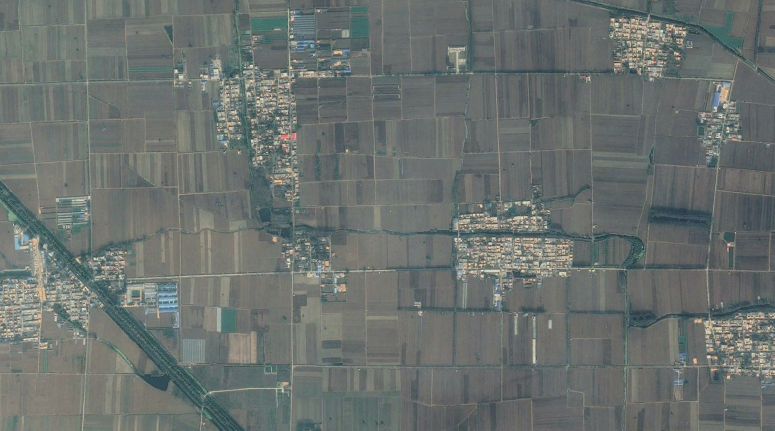
#> input picture CVImage/TestImage.png, 1550 x 861 px (shown at 1/2 size)
$ python OpenCV_ImageShow.py
#> lines starting #> are read from the running program, lines starting #| are printed output that depends on the picture
# -*- coding: utf-8 -*-
import cv2
import os
import numpy as np
import matplotlib.pyplot as plt


# 图片基本信息获取及不同效果显示
def cv_image_show(filename):
    # 利用cv2读取图像
    image = cv2.imread(filename)
    # 输出图像的高度、宽度、通道数
    print(image.shape)
    # 输出图像大小
    print(image.size)
    # 输出图像的位数
    print(image.dtype)
    # 输出图片像素的均值
    print(cv2.mean(image))
    # 渲染图像
    cv2.imshow("MyHome", image)
    # 分离RGB通道
    image_b, image_g, image_r = cv2.split(image)
    # 渲染图像的R通道
    cv2.imshow("MyHome_B", image_b)
    # 渲染图像的G通道
    cv2.imshow("MyHome_G", image_g)
    # 渲染图像的B通道
    cv2.imshow("MyHome_R", image_r)
    # 获得灰度图像
    image_grey = cv2.cvtColor(image, cv2.COLOR_BGR2GRAY)
    # 获取二值化图像
    ret, image_binary = cv2.threshold(image_grey, 0, 255, cv2.THRESH_BINARY | cv2.THRESH_OTSU)
    # 渲染二值化图像
    cv2.imshow("MyHome Binary Image", image_binary)
    # 窗口停止
    cv2.waitKey(0)
    # 关闭所有的窗口
    cv2.destroyAllWindows()


# 设置字体格式为SimHei
plt.rcParams['font.sans-serif'] = ['SimHei']
# 设置字体格式为Times New Roman
plt.rcParams['font.sans-serif'] = ['Times New Roman']
# 显示坐标轴符号
plt.rcParams['axes.unicode_minus'] = False
# 设置分辨率
plt.rcParams['figure.dpi'] = 100


# 获取RGB三个通道的直方图并绘制到一张图里
def get_rgb_hist(filename):
    # 读取图片
#> called with filename = 'TestImage.png'
    image_bgr = cv2.imread(filename, cv2.IMREAD_COLOR)
#> image_bgr is the input picture: shape (861, 1550, 3); mean B, G, R 110.3, 113, 106.8
    # 获取图片的B通道
    image_b = image_bgr[..., 0]
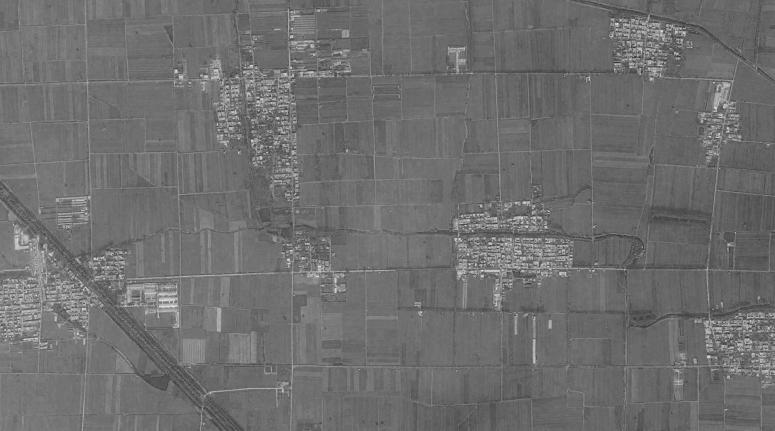
#> image_b: shape (861, 1550) (shown at 1/2 size); min 34, max 238, mean 110.3
    # 获取图片的G通道
    image_g = image_bgr[..., 1]
    # 获取图片的R通道
    image_r = image_bgr[..., 2]
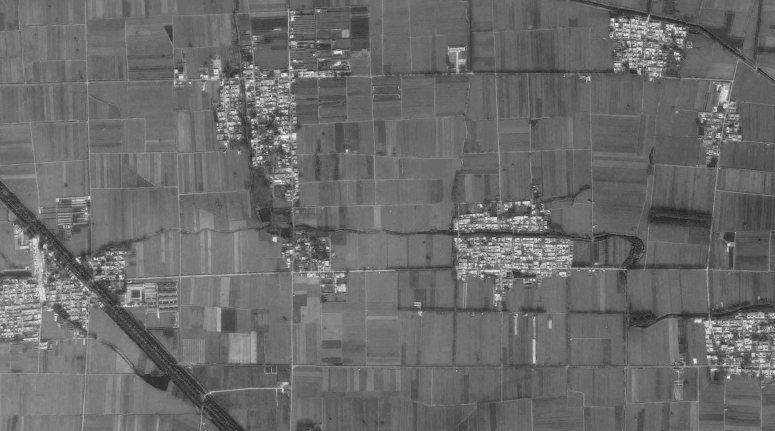
#> image_r: shape (861, 1550) (shown at 1/2 size); min 24, max 255, mean 106.8
    # 分通道显示图片
    figure = plt.gcf()
    # 设置窗口的大小
    figure.set_size_inches(10, 15)
    # 设置分为两行三列，第一行合并
    plt.subplot(321)
    # 将图片转换成数组显示
    plt.imshow(np.flip(image_bgr, axis=2))
    # 不显示坐标轴
    plt.axis('off')
    # 设置图片的标题
    plt.title("MyHome")

    # R通道图片显示位置
    plt.subplot(322)
    # 以灰度图形式显示R通道
    plt.imshow(image_r, cmap="gray")
    # 不显示坐标轴
    plt.axis('off')
    # 设置图片的标题
    plt.title('MyHome_R')

    # G通道图片显示位置
    plt.subplot(323)
    # 以灰度图形式显示R通道
    plt.imshow(image_g, cmap="gray")
    # 不显示坐标轴
    plt.axis('off')
    # 设置图片的标题
    plt.title('MyHome_G')

    # B通道图片显示位置
    plt.subplot(324)
    # 以灰度图形式显示R通道
    plt.imshow(image_b, cmap="gray")
    # 不显示坐标轴
    plt.axis('off')
    # 设置图片的标题
    plt.title('MyHome_B')

    # 按 R、G、B 三个通道分别计算颜色直方图
    b_hist = cv2.calcHist([image_bgr], [0], None, [256], [0, 256])
#> b_hist = 256 values, max 123456 at index 107, min 0 at index 0, mean 5213.1
    g_hist = cv2.calcHist([image_bgr], [1], None, [256], [0, 256])
#> g_hist = 256 values, max 50034 at index 109, min 0 at index 0, mean 5213.1
    r_hist = cv2.calcHist([image_bgr], [2], None, [256], [0, 256])
#> r_hist = 256 values, max 87095 at index 107, min 0 at index 0, mean 5213.1

    # 设置窗口
    plt.subplot(313)
    # 显示三个通道的颜色直方图
    plt.plot(b_hist, label='B', color="blue")
    plt.plot(g_hist, label='G', color="green")
    plt.plot(r_hist, label='R', color="red")
    plt.legend(loc='best')
    plt.xlim([0, 256])
    plt.show()
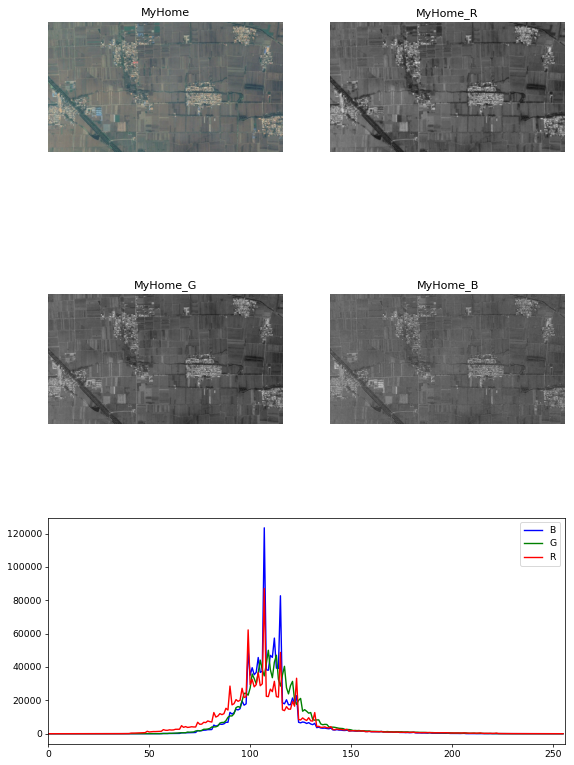
#> figure drawn by matplotlib, 5 panels; panel 5: curve peaks at x = 107, y = 123456; panel 5: curve peaks at x = 109, y = 50034; panel 5: curve peaks at x = 107, y = 87095


if __name__ == '__main__':
    # 获取工程根目录的路径
    root_path = os.path.abspath(os.path.dirname(os.path.dirname(__file__)))
    # 打印工程根目录路径
    print("Root path:" + root_path)
    # 定义数据文件的路径
    data_path = os.path.abspath(root_path + r"\CVImage")
    # 打印数据文件的路径
    print("Data path:" + data_path)
    # 切换目录
    os.chdir(data_path)
    # 待操作的图片文件名
    image_filename = "TestImage.png"
    # 调用函数
    # cv_image_show(image_filename)
    # 调用函数
    get_rgb_hist(image_filename)
